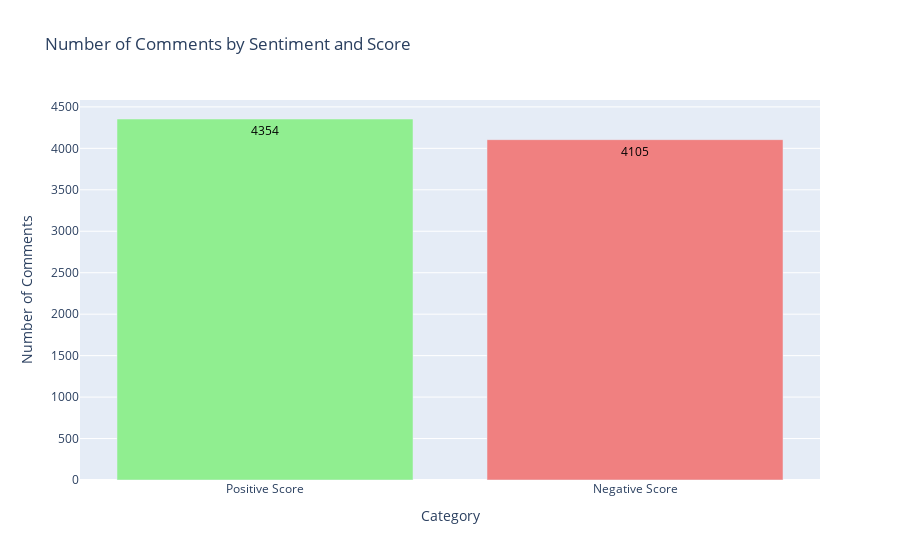

Source (notebook cell):
### Code cell
# Define the threshold
threshold = 0

# Filter comments based on the threshold using predefined dataframes
positive_score_count = positive_comments[positive_comments['score'] > threshold].shape[0]
negative_score_count = negative_comments[negative_comments['score'] > threshold].shape[0]

# Prepare data for the plot
labels = ['Positive Score', 'Negative Score']
counts = [positive_score_count, negative_score_count]

# Create the bar chart
fig1 = go.Figure(data=[go.Bar(
    x=labels,
    y=counts,
    marker_color=['lightgreen', 'lightcoral'],
    text=[f'{count}' for count in counts],  
    textposition='inside',  
    textfont=dict(size=12, color='black')  
)])

# Customize the layout
fig1.update_layout(
    title='Number of Comments by Sentiment and Score',
    xaxis_title='Category',
    yaxis_title='Number of Comments',
    xaxis=dict(tickvals=[0, 1], ticktext=['Positive Score', 'Negative Score']),
    yaxis=dict(title='Number of Comments'),
    uniformtext_minsize=8,  
    uniformtext_mode='hide'  
)

# Show the plot
fig1.show()

### Figure 1 — Plotly figure (JSON) as saved in the notebook; plotly's stock layout.template omitted (floating-point values rounded to 4 significant figures)
{"data": [{"marker": {"color": ["lightgreen", "lightcoral"]}, "text": ["4354", "4105"], "textfont": {"color": "black", "size": 12}, "textposition": "inside", "type": "bar", "x": ["Positive Score", "Negative Score"], "y": [4354, 4105]}], "layout": {"title": {"text": "Number of Comments by Sentiment and Score"}, "uniformtext": {"minsize": 8, "mode": "hide"}, "xaxis": {"ticktext": ["Positive Score", "Negative Score"], "tickvals": [0, 1], "title": {"text": "Category"}}, "yaxis": {"title": {"text": "Number of Comments"}}}}
